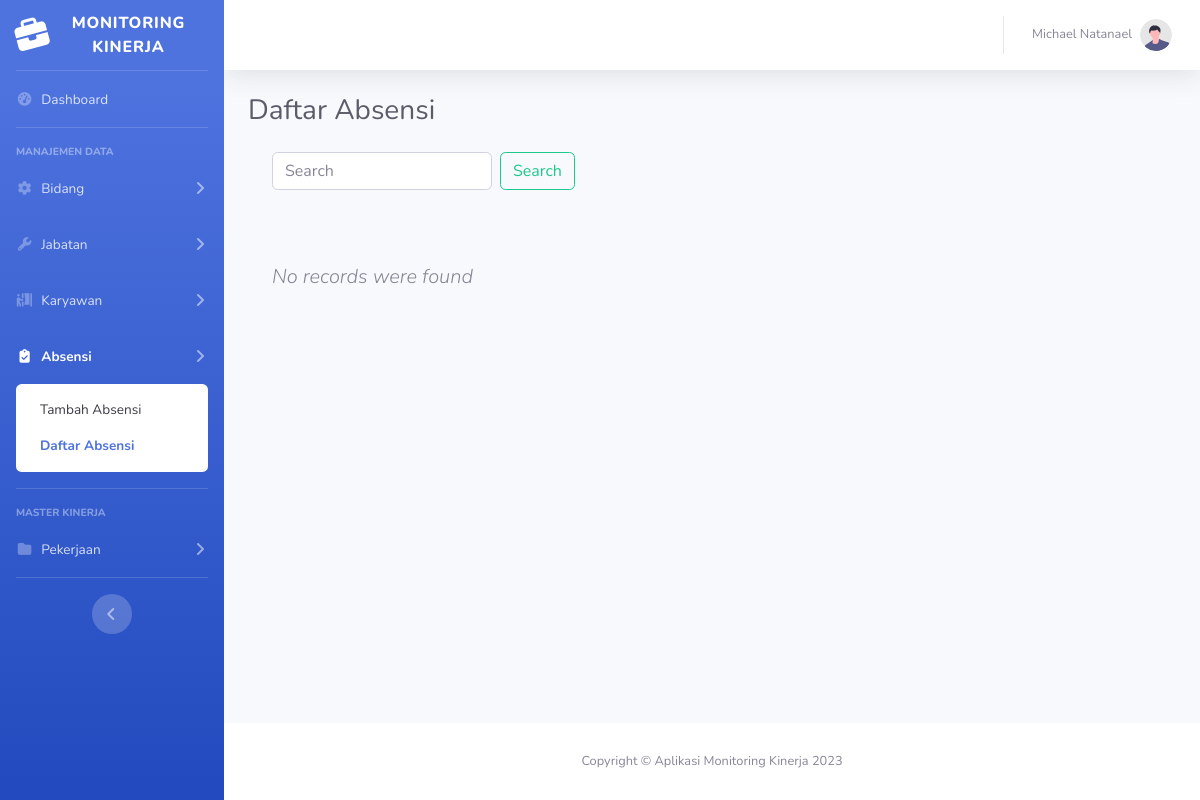
Before: /absensi.php (signed in) with the older database file.
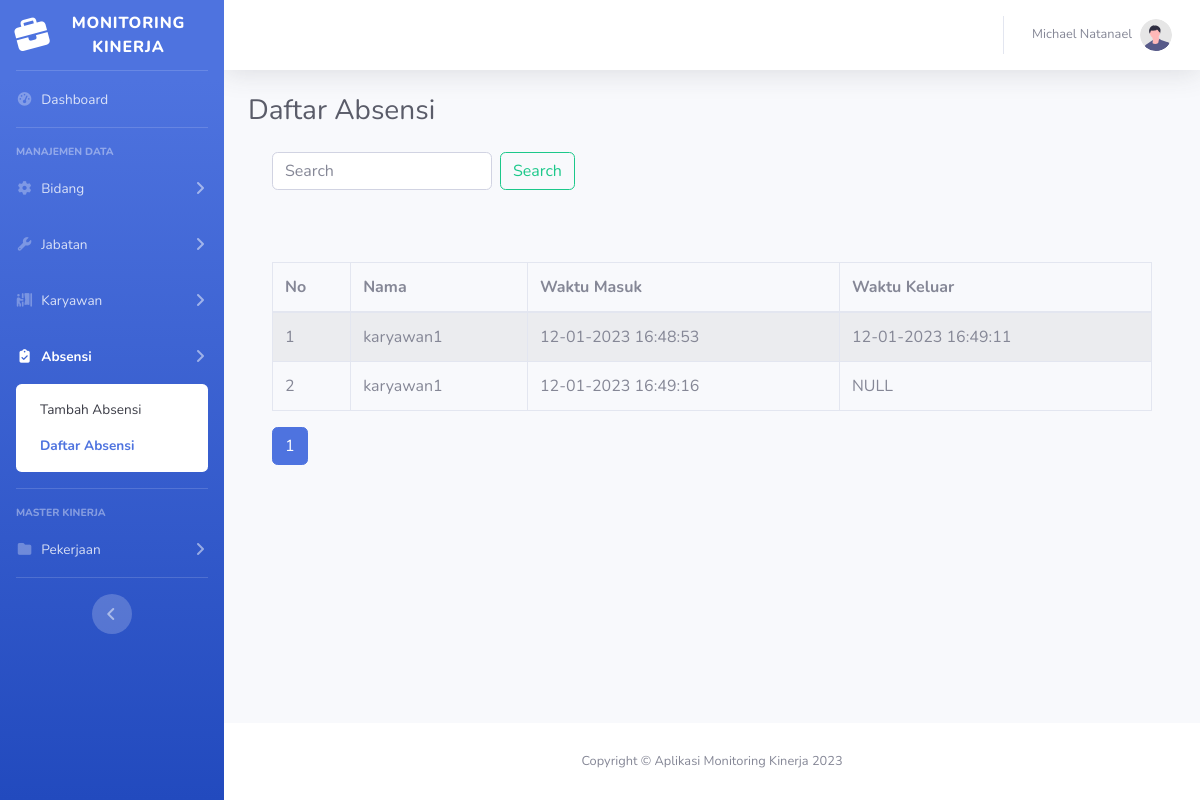
After: the same page with the newer database file.
### tables this page shows
CREATE TABLE `absensi` (
  `id_absensi` int(11) NOT NULL,
  `id_karyawan` int(11) NOT NULL,
  `absen_masuk` datetime NOT NULL,
  `absen_pulang` datetime DEFAULT NULL
);

CREATE TABLE `pegawai` (
  `idPegawai` int(11) NOT NULL,
  `nip` varchar(255) NOT NULL,
  `nama_peg` varchar(255) NOT NULL,
  `id_jabatan` int(11) NOT NULL,
  `detail_jabatan` text NOT NULL,
  `id_bidang` int(11) NOT NULL
);

### absensi.php (the view, shortened to what this page needs)
<?php
    require('functions.php');
?>
<!DOCTYPE html>
<html lang="en">
    <head>
        <link href="vendor/fontawesome-free/css/all.min.css" rel="stylesheet" type="text/css">
        <link href="css/sb-admin-2.min.css" rel="stylesheet">
    </head>
    <body id="page-top">
        <div id="wrapper">
            <?php
                $active_sidebar = 'daftar_absensi';
                include "template/sidebar_v.php";
            ?>
            <div id="content-wrapper" class="d-flex flex-column">
                <div id="content">
                    <?php
                        include "template/topbar_v.php";
                    ?>
                    <div class="container-fluid">
                        <div class="d-sm-flex align-items-center justify-content-between mb-4">
                            <h1 class="h3 mb-0 text-gray-800">Daftar Absensi</h1>
                        </div>
                        <div class="wrapper">
                            <div class="container-fluid">
                                <div class="row">
                                    <div class="col-md-12">
                                        <form class="form-inline pull-right" method="get">
                                            <input class="form-control mr-sm-2" type="search" name="search" placeholder="Search" aria-label="Search">
                                            <button class="btn btn-outline-success my-2 my-sm-0" type="submit">Search</button>
                                        </form>
                                        <br><br><br>
                                        <?php
                                            require_once "config.php";
                                            $batas = 5;
                                            $halaman = @$_GET['halaman'];
                                            if (empty($halaman)) {
                                                $posisi = 0;
                                                $halaman = 1;
                                            } else {
                                                $posisi = ($halaman - 1) * $batas;
                                            }
                                            if (isset($_GET['search'])) {
                                                $search = $_GET['search'];
                                                $sql = "SELECT id_absensi, id_karyawan, absen_masuk, absen_pulang, nama_peg
                                                        FROM absensi
                                                        INNER JOIN pegawai ON idPegawai = id_karyawan
                                                        WHERE nama_peg LIKE '%$search%' ORDER BY idPegawai ASC LIMIT $posisi, $batas";
                                            } else {
                                                $sql = "SELECT id_absensi, id_karyawan, absen_masuk, absen_pulang, nama_peg
                                                        FROM absensi
                                                        INNER JOIN pegawai ON idPegawai = id_karyawan ORDER BY idPegawai ASC LIMIT $posisi, $batas";
                                            }
                                            if ($result = mysqli_query($link, $sql)) {
                                                if (mysqli_num_rows($result) > 0) {
                                        ?>
                                        <table class="table table-bordered table-striped">
                                            <thead>
                                                <tr>
                                                    <th>No</th>
                                                    <th>Nama</th>
                                                    <th>Waktu Masuk</th>
                                                    <th>Waktu Keluar</th>
                                                </tr>
                                            </thead>
                                            <tbody>
                                                <?php
                                                    $i = 1 + $posisi;
                                                    while ($row = mysqli_fetch_array($result)) {
                                                ?>
                                                <tr>
                                                    <td><?= $i ?></td>
                                                    <td><?= $row['nama_peg'] ?></td>
                                                    <td><?= date('d-m-Y H:i:s', strtotime($row['absen_masuk'])); ?></td>
                                                    <td><?php
                                                        if (empty($row['absen_pulang'])) {
                                                            echo 'NULL';
                                                        } else {
                                                            echo date('d-m-Y H:i:s', strtotime($row['absen_pulang']));
                                                        }
                                                    ?>
                                                    </td>
                                                </tr>
                                                <?php
                                                        $i++;
                                                    }
                                                ?>
                                                </tbody>
                                            </table>
                                            <ul class="pagination">
                                                <?php
                                                    if (isset($_GET['search'])) {
                                                        $search = $_GET['search'];
                                                        $query2 = "SELECT id_absensi, id_karyawan, absen_masuk, absen_pulang, nama_peg
                                                                    FROM absensi
                                                                    INNER JOIN pegawai ON idPegawai = id_karyawan
                                                                    WHERE nama_peg LIKE '%$search%' ORDER BY idPegawai ASC";
                                                    } else {
                                                        $query2 = "SELECT id_absensi, id_karyawan, absen_masuk, absen_pulang, nama_peg
                                                                    FROM absensi
                                                                    INNER JOIN pegawai ON idPegawai = id_karyawan ORDER BY idPegawai ASC";
                                                    }
                                                    $result2 = mysqli_query($link, $query2);
                                                    $jmldata = mysqli_num_rows($result2);
                                                    $jmlhalaman = ceil($jmldata / $batas);
                                                    for ($i = 1; $i <= $jmlhalaman; $i++) {
                                                        if ($i != $halaman) {
                                                            if (isset($_GET['search'])) {
                                                                $search = $_GET['search'];
                                                                echo "<li class='page-item'><a class='page-link' href='absensi.php?halaman=$i&search=$search'>$i</a></li>";
                                                            } else {
                                                                echo "<li class='page-item'><a class='page-link' href='absensi.php?halaman=$i'>$i</a></li>";
                                                            }
                                                        } else {
                                                            echo "<li class='page-item active'><a class='page-link' href='#'>$i</a></li>";
                                                        }
                                                    }
                                                ?>
                                            </ul>
                                            <?php
                                                } else {
                                            ?>
                                            <p class="lead"><em>No records were found</em></p>
                                            <?php
                                                }
                                            } else {
                                                echo "ERROR: Could not able to execute $sql. " . mysqli_error($link);
                                            }
                                        ?>
                                    </div>
                                </div>
                            </div>
                        </div>
                    </div>
                </div>
            <?php
                include "template/footer_v.php";
            ?>
            </div>
        </div>
    </body>
</html>

### template/sidebar_v.php (shortened to what this page needs)
<ul class="navbar-nav bg-gradient-primary sidebar sidebar-dark accordion" id="accordionSidebar">
    <a class="sidebar-brand d-flex align-items-center justify-content-center" href="index.php">
        <div class="sidebar-brand-icon rotate-n-15">
            <i class="fas fa-briefcase"></i>
        </div>
        <div class="sidebar-brand-text mx-3">Monitoring Kinerja</div>
    </a>
    <hr class="sidebar-divider my-0">
    <li class="nav-item <?= strtolower($active_sidebar) == 'dashboard' ? 'active' : '' ?>">
        <a class="nav-link" href="index.php">
            <i class="fas fa-fw fa-tachometer-alt"></i>
            <span>Dashboard</span></a>
    </li>
    <hr class="sidebar-divider">
    <div class="sidebar-heading">
        Manajemen Data
    </div>
    <li
        class="nav-item <?= in_array(strtolower($active_sidebar), ['tambah_bidang', 'daftar_bidang']) ? 'active' : '' ?>">
        <a class="nav-link collapsed" href="#" data-toggle="collapse" data-target="#collapseBidang" aria-expanded="true"
            aria-controls="collapseBidang">
            <i class="fas fa-fw fa-cog"></i>
            <span>Bidang</span>
        </a>
    </li>
    <li
        class="nav-item <?= in_array(strtolower($active_sidebar), ['tambah_jabatan', 'daftar_jabatan']) ? 'active' : '' ?>">
        <a class="nav-link collapsed" href="#" data-toggle="collapse" data-target="#collapseJabatan"
            aria-expanded="true" aria-controls="collapseJabatan">
            <i class="fas fa-fw fa-wrench"></i>
            <span>Jabatan</span>
        </a>
    </li>
    <li
        class="nav-item <?= in_array(strtolower($active_sidebar), ['tambah_karyawan', 'daftar_karyawan']) ? 'active' : '' ?>">
        <a class="nav-link collapsed" href="#" data-toggle="collapse" data-target="#collapseKaryawan"
            aria-expanded="true" aria-controls="collapseKaryawan">
            <i class="fas fa-fw fa-person-booth"></i>
            <span>Karyawan</span>
        </a>
    </li>
    <li
        class="nav-item <?= in_array(strtolower($active_sidebar), ['tambah_absensi', 'daftar_absensi']) ? 'active' : '' ?>">
        <a class="nav-link collapsed" href="#" data-toggle="collapse" data-target="#collapseAbsensi"
            aria-expanded="true" aria-controls="collapseAbsensi">
            <i class="fas fa-fw fa-clipboard-check"></i>
            <span>Absensi</span>
        </a>
        <div id="collapseAbsensi"
            class="collapse <?= in_array(strtolower($active_sidebar), ['tambah_absensi', 'daftar_absensi']) ? 'show' : '' ?>"
            aria-labelledby="headingAbsensi" data-parent="#accordionSidebar">
            <div class="bg-white py-2 collapse-inner rounded">
                <a class="collapse-item <?= strtolower($active_sidebar) == 'tambah_absensi' ? 'active' : '' ?>"
                    href="tambah_absensi.php">Tambah Absensi</a>
                <a class="collapse-item <?= strtolower($active_sidebar) == 'daftar_absensi' ? 'active' : '' ?>"
                    href="absensi.php">Daftar Absensi</a>
            </div>
        </div>
    </li>
    <hr class="sidebar-divider">
    <div class="sidebar-heading">
        Master Kinerja
    </div>
    <li
        class="nav-item <?= in_array(strtolower($active_sidebar), ['tambah_pekerjaan', 'daftar_pekerjaan']) ? 'active' : '' ?>">
        <a class="nav-link collapsed" href="#" data-toggle="collapse" data-target="#collapsePekerjaan"
            aria-expanded="true" aria-controls="collapsePekerjaan">
            <i class="fas fa-fw fa-folder"></i>
            <span>Pekerjaan</span>
        </a>
    </li>
    <hr class="sidebar-divider d-none d-md-block">
    <div class="text-center d-none d-md-inline">
        <button class="rounded-circle border-0" id="sidebarToggle"></button>
    </div>
</ul>

### template/topbar_v.php (shortened to what this page needs)
<nav class="navbar navbar-expand navbar-light bg-white topbar mb-4 static-top shadow">
    <ul class="navbar-nav ml-auto">
        <li class="nav-item dropdown no-arrow">
            <a class="nav-link dropdown-toggle" href="#" id="userDropdown" role="button" data-toggle="dropdown" aria-haspopup="true" aria-expanded="false">
                <span class="mr-2 d-none d-lg-inline text-gray-600 small"><?= $_SESSION['name'] ?></span>
                <img class="img-profile rounded-circle" src="img/undraw_profile.svg">
            </a>
        </li>
    </ul>
</nav>

### template/footer_v.php
<footer class="sticky-footer bg-white">
    <div class="container my-auto">
        <div class="copyright text-center my-auto">
            <span>Copyright &copy; Aplikasi Monitoring Kinerja 2023</span>
        </div>
    </div>
</footer>

Changed rows visible on the page:
added absensi: id_karyawan.nama_peg "karyawan1", absen_masuk "12-01-2023 16:48:53", absen_pulang "12-01-2023 16:49:11"
added absensi: id_karyawan.nama_peg "karyawan1", absen_masuk "12-01-2023 16:49:16", shows "NULL"
Other visible differences:
text no longer shown: "No records were found"
text now shown: "No Nama Waktu Masuk Waktu Keluar"
new list line: "1"
